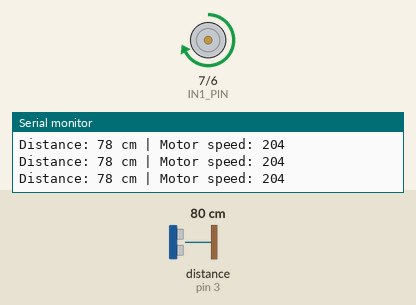
This sketch was run on a simulated Arduino Uno, built with avr-gcc and run on an emulated ATmega328P. Shown: motor-driver pin pairs drawn as motors (green arrow = first pin HIGH = forward, orange = second pin HIGH = backward, longer = more drive, scaled by the enable pin), the last lines printed to the serial monitor. Wiring (inferred from the names in the program): ultrasonic range finder: trigger pin 2; echo pin 3. The test bench sets the inputs (shaded band); at power-on: distance to the obstacle (sensor on pin 3) 80 cm. The echo pulse lasts 58.3 µs per cm.

Above: at 1.2 s.
1.3 s: distance to the obstacle (sensor on pin 3) set to 18 cm
At 2.6 s:
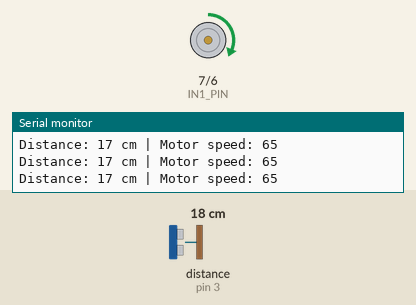
2.9 s: distance to the obstacle (sensor on pin 3) set to 2 cm
At 3.5 s:
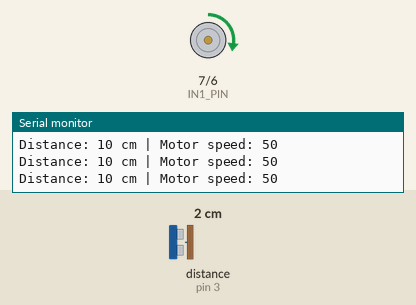
4.5 s: distance to the obstacle (sensor on pin 3) set to 60 cm
At 5.2 s:
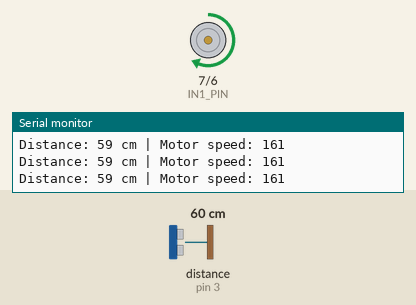
6.1 s: distance to the obstacle (sensor on pin 3) set to 4 cm
At 7.6 s:
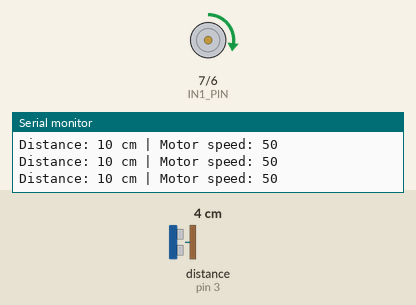
Timing chart, 0 to 8.8 s (numbered marks = the images above; inputs shaded):
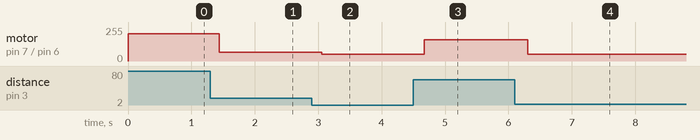

The sketch:

DC_SieuAm.ino
```cpp
// Chân điều khiển cảm biến siêu âm (Pins for ultrasonic sensor control)
#define TRIG_PIN 2
#define ECHO_PIN 3

// Chân điều khiển động cơ (Pins for motor control)
#define ENA_PIN 9
#define IN1_PIN 7
#define IN2_PIN 6

// Tốc độ nhỏ nhất (vật gần) (Minimum speed - near object)
const int MIN_SPEED = 50;
// Tốc độ lớn nhất (vật xa) (Maximum speed - far object)
const int MAX_SPEED = 255;
// cm – khoảng cách nhỏ nhất (vật quá gần) (Minimum distance - object too close)
const int MIN_DISTANCE = 10;
// cm – khoảng cách lớn nhất để map tốc độ (Maximum distance to map speed)
const int MAX_DISTANCE = 100;

void setup() {
  pinMode(TRIG_PIN, OUTPUT);
  pinMode(ECHO_PIN, INPUT);
  pinMode(ENA_PIN, OUTPUT);
  pinMode(IN1_PIN, OUTPUT);
  pinMode(IN2_PIN, OUTPUT);
  Serial.begin(9600);
}

// setMotorSpeed (Thiết lập tốc độ động cơ)
void setMotorSpeed(int speed) {
  digitalWrite(IN1_PIN, HIGH);
  digitalWrite(IN2_PIN, LOW);
  analogWrite(ENA_PIN, speed);
}

// Hàm đo khoảng cách (trả về đơn vị cm) (Function to measure distance, returns in cm)
long getDistance() {
  // Gửi xung 10µs để kích hoạt TRIG (Send a 10µs pulse to trigger TRIG)
  digitalWrite(TRIG_PIN, LOW);
  delayMicroseconds(2);
  digitalWrite(TRIG_PIN, HIGH);
  delayMicroseconds(10);
  digitalWrite(TRIG_PIN, LOW);

  // Đo thời gian phản hồi của xung (Measure the pulse echo time)
  long duration = pulseIn(ECHO_PIN, HIGH);

  // Tính khoảng cách (cm) (Calculate distance in cm)
  // Distance = (Duration * Speed of Sound) / 2
  // Speed of Sound in cm/µs is approx 0.034
  long distance = duration * 0.034 / 2;

  return distance;
}

// Note: The loop() function is missing from the images,
// but the core functions and setup are present.
// You would typically call setMotorSpeed() and getDistance() inside the loop().


void loop() {
  long distance = getDistance();

  // Giới hạn giá trị trong phạm vi đo (Limit the value within the measurement range)
  if (distance < MIN_DISTANCE) distance = MIN_DISTANCE;
  if (distance > MAX_DISTANCE) distance = MAX_DISTANCE;

  // Map khoảng cách sang tốc độ (Map distance to speed)
  int speed = map(distance, MIN_DISTANCE, MAX_DISTANCE, MIN_SPEED, MAX_SPEED);

  // Điều khiển động cơ (Control the motor)
  setMotorSpeed(speed);

  // In thông tin ra Serial (Print information to Serial)
  Serial.print("Distance: ");
  Serial.print(distance);
  Serial.print(" cm | Motor speed: ");
  Serial.println(speed);

  delay(200);
}
```

Measured:
- after the input at 1.3 s, motor on pin 7 (IN1_PIN) / pin 6 (IN2_PIN): forward 204/255 → forward 65/255 after 0.14 s
- after the input at 2.9 s, motor on pin 7 (IN1_PIN) / pin 6 (IN2_PIN): forward 65/255 → forward 50/255 after 0.16 s
- after the input at 4.5 s, motor on pin 7 (IN1_PIN) / pin 6 (IN2_PIN): forward 50/255 → forward 161/255 after 0.17 s
- after the input at 6.1 s, motor on pin 7 (IN1_PIN) / pin 6 (IN2_PIN): forward 161/255 → forward 50/255 after 0.20 s
